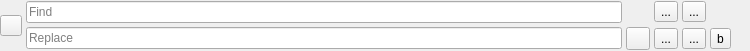
<?xml version="1.0" encoding="UTF-8"?>
<ui version="4.0">
 <class>gams::studio::find::FindWidget</class>
 <widget class="QWidget" name="gams::studio::find::FindWidget">
  <property name="geometry">
   <rect>
    <x>0</x>
    <y>0</y>
    <width>750</width>
    <height>51</height>
   </rect>
  </property>
  <property name="windowTitle">
   <string>Form</string>
  </property>
  <layout class="QGridLayout" name="gridLayout" columnstretch="0,0,0,0,0,0,0,0,0,0,0,0">
   <property name="leftMargin">
    <number>0</number>
   </property>
   <property name="topMargin">
    <number>1</number>
   </property>
   <property name="rightMargin">
    <number>0</number>
   </property>
   <property name="bottomMargin">
    <number>0</number>
   </property>
   <property name="spacing">
    <number>4</number>
   </property>
   <item row="0" column="7">
    <widget class="QToolButton" name="bPrev">
     <property name="toolTip">
      <string>&lt;html&gt;&lt;head/&gt;&lt;body&gt;&lt;p&gt;Find backward &amp;nbsp; &amp;nbsp; &lt;span style=&quot; font-weight:600;&quot;&gt;Shift+F3&lt;/span&gt;&lt;/p&gt;&lt;/body&gt;&lt;/html&gt;</string>
     </property>
     <property name="text">
      <string>...</string>
     </property>
     <property name="icon">
      <iconset resource="../../icons/icons.qrc">
       <normaloff>:/solid/sort-asc</normaloff>:/solid/sort-asc</iconset>
     </property>
    </widget>
   </item>
   <item row="0" column="6">
    <widget class="QToolButton" name="bNext">
     <property name="toolTip">
      <string>&lt;html&gt;&lt;head/&gt;&lt;body&gt;&lt;p&gt;Find forward &amp;nbsp; &amp;nbsp; &lt;span style=&quot; font-weight:600;&quot;&gt;F3&lt;/span&gt;&lt;/p&gt;&lt;/body&gt;&lt;/html&gt;</string>
     </property>
     <property name="text">
      <string>...</string>
     </property>
     <property name="icon">
      <iconset resource="../../icons/icons.qrc">
       <normaloff>:/solid/sort-desc</normaloff>:/solid/sort-desc</iconset>
     </property>
    </widget>
   </item>
   <item row="0" column="11">
    <widget class="QPushButton" name="bClose">
     <property name="text">
      <string/>
     </property>
     <property name="icon">
      <iconset resource="../../icons/icons.qrc">
       <normaloff>:/solid/remove</normaloff>:/solid/remove</iconset>
     </property>
     <property name="iconSize">
      <size>
       <width>12</width>
       <height>12</height>
      </size>
     </property>
     <property name="flat">
      <bool>true</bool>
     </property>
    </widget>
   </item>
   <item row="0" column="1">
    <widget class="gams::studio::FilterLineEdit" name="edFind">
     <property name="toolTip">
      <string>The term to find</string>
     </property>
     <property name="placeholderText">
      <string>Find</string>
     </property>
    </widget>
   </item>
   <item row="1" column="6">
    <widget class="QToolButton" name="bReplaceForward">
     <property name="toolTip">
      <string>Replace match and Find forward</string>
     </property>
     <property name="text">
      <string>...</string>
     </property>
     <property name="icon">
      <iconset resource="../../icons/icons.qrc">
       <normaloff>:/solid/replace-fw</normaloff>:/solid/replace-fw</iconset>
     </property>
    </widget>
   </item>
   <item row="1" column="2" colspan="4">
    <widget class="QToolButton" name="bReplace">
     <property name="toolTip">
      <string>Replace current match</string>
     </property>
     <property name="text">
      <string/>
     </property>
     <property name="icon">
      <iconset resource="../../icons/icons.qrc">
       <normaloff>:/solid/replace</normaloff>:/solid/replace</iconset>
     </property>
    </widget>
   </item>
   <item row="1" column="7">
    <widget class="QToolButton" name="bReplaceBackward">
     <property name="toolTip">
      <string>Replace match and Find backward</string>
     </property>
     <property name="text">
      <string>...</string>
     </property>
     <property name="icon">
      <iconset resource="../../icons/icons.qrc">
       <normaloff>:/solid/replace-bk</normaloff>:/solid/replace-bk</iconset>
     </property>
    </widget>
   </item>
   <item row="1" column="1">
    <widget class="gams::studio::FilterLineEdit" name="edReplace">
     <property name="toolTip">
      <string>The replacement text</string>
     </property>
     <property name="placeholderText">
      <string>Replace</string>
     </property>
    </widget>
   </item>
   <item row="0" column="0" rowspan="2">
    <widget class="QToolButton" name="bToggleReplace">
     <property name="toolTip">
      <string>Show Replace</string>
     </property>
     <property name="icon">
      <iconset resource="../../icons/icons.qrc">
       <normaloff>:/solid/show</normaloff>:/solid/show</iconset>
     </property>
     <property name="iconSize">
      <size>
       <width>14</width>
       <height>14</height>
      </size>
     </property>
     <property name="checkable">
      <bool>true</bool>
     </property>
    </widget>
   </item>
   <item row="1" column="11">
    <widget class="QToolButton" name="bReplaceAll">
     <property name="text">
      <string>b</string>
     </property>
     <property name="icon">
      <iconset resource="../../icons/icons.qrc">
       <normaloff>:/solid/replace-all</normaloff>:/solid/replace-all</iconset>
     </property>
    </widget>
   </item>
  </layout>
 </widget>
 <customwidgets>
  <customwidget>
   <class>gams::studio::FilterLineEdit</class>
   <extends>QLineEdit</extends>
   <header>filterlineedit.h</header>
  </customwidget>
 </customwidgets>
 <tabstops>
  <tabstop>edFind</tabstop>
  <tabstop>edReplace</tabstop>
  <tabstop>bReplace</tabstop>
 </tabstops>
 <resources>
  <include location="../../icons/icons.qrc"/>
 </resources>
 <connections/>
</ui>
